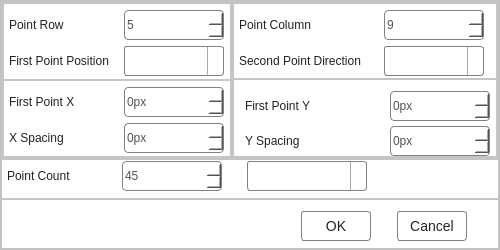
<?xml version="1.0" encoding="UTF-8"?>
<ui version="4.0">
 <class>TPointArrangementUi</class>
 <widget class="QWidget" name="TPointArrangementUi">
  <property name="geometry">
   <rect>
    <x>0</x>
    <y>0</y>
    <width>500</width>
    <height>250</height>
   </rect>
  </property>
  <property name="minimumSize">
   <size>
    <width>500</width>
    <height>250</height>
   </size>
  </property>
  <property name="maximumSize">
   <size>
    <width>550</width>
    <height>300</height>
   </size>
  </property>
  <property name="windowTitle">
   <string>Arrangement</string>
  </property>
  <layout class="QGridLayout" name="gridLayout">
   <property name="leftMargin">
    <number>0</number>
   </property>
   <property name="topMargin">
    <number>0</number>
   </property>
   <property name="rightMargin">
    <number>0</number>
   </property>
   <property name="bottomMargin">
    <number>0</number>
   </property>
   <item row="0" column="0">
    <widget class="QFrame" name="borderFrame">
     <property name="styleSheet">
      <string notr="true">QFrame#borderFrame{
background-color: rgba(250, 250, 250);
}
QFrame#topFrame{
background-color:rgba(250, 250, 250);
border-top:6px solid qlineargradient(spread:pad, x1:0, y1:0, x2:1, y2:0, stop:0 rgba(0, 173, 239, 255), stop:1 rgba(0, 173, 239, 50));
border-bottom:1px solid gray;
}
QFrame#bottomFrame{
background-color:rgba(245, 245, 245);
border:0px;
}
QFrame#worktypebtnFrame{
background-color:rgba(245, 245, 245);
border:0px;
}
QFrame#changebtnFrame{
background:transparent;
border:0px;
}


QLabel{
color: rgba(34, 34, 34,255);
font: 12px;
font-family: &quot;Microsoft YaHei&quot;;
background:transparent;
}
QLabel#namelbl{
color: rgba(34, 34, 34,255);
font: 20px;
font-family: &quot;Microsoft YaHei&quot;;
background:transparent;
}


QLabel#statusLbl,
QLabel#companyLbl{
color: rgba(34, 34, 34,255);
font: 12px;
font-family: &quot;Microsoft YaHei&quot;;
background:transparent;
border:1px solid gray;
}



QWidget{
background-color: rgba(255, 255, 255);
}

QPushButton{border:1px solid gray;border-radius:3px;background:white;color:rgba(34, 34, 34, 255);font: 14px;font-family:&quot;Microsoft YaHei&quot;;}
QPushButton:hover{border:1px solid rgb(0, 173, 239);color:rgb(0, 173, 239);}
QPushButton:pressed{border:1px solid rgb(0, 173, 239);color:rgb(0, 173, 239);}
QPushButton:!enabled{border:1px solid gray;color:gray;}

QPushButton#closeBtn{border:none;background:transparent;image: url(:/Dialog/close_reset);}
QPushButton#closeBtn:hover{border:none;background-color: rgba(255, 0, 0, 200);}
QPushButton#closeBtn:pressed{border:none;background-color: rgba(255, 0,0, 200);}

QPushButton#maximizeBtn{border:none;background:transparent;image: url(:/Dialog/max);}
QPushButton#maximizeBtn:hover{border:none;background-color: rgba(0, 173, 239, 100);}
QPushButton#maximizeBtn:pressed{border:none;background-color: rgba(0, 173, 239, 200);}

QPushButton#minimizeBtn{border:none;background:transparent;image: url(:/Dialog/min);}
QPushButton#minimizeBtn:hover{border:none;background-color: rgba(0, 173, 239, 100);}
QPushButton#minimizeBtn:pressed{border:none;background-color: rgba(0, 173, 239, 200);}

QCheckBox{color: rgb(34, 34, 34);font: 12px; font-family: &quot;Microsoft YaHei&quot;;}
QCheckBox::indicator{width:20px;height:20px;}
QCheckBox::indicator:unchecked{image:url(:/Dialog/unchecked);}
QCheckBox::indicator:unchecked:hover{image:url(:/Dialog/unchecked);}
QCheckBox::indicator:unchecked:pressed{image:url(:/Dialog/checked);}
QCheckBox::indicator:checked{image: url(:/Dialog/checked);}
QCheckBox::indicator:checked:hover{image: url(:/Dialog/checked);}
QCheckBox::indicator:checked:pressed{image: url(:/Dialog/unchecked);}
QCheckBox::indicator:indeterminate:pressed{image: url(:/Dialog/checked);}

QGroupBox{color: rgb(34, 34, 34);font: 12px; font-family: &quot;Microsoft YaHei&quot;;border: 1px solid gray; border-radius: 4px;}
QGroupBox::indicator{width:20px;height:20px;}
QGroupBox::indicator:unchecked{image:url(:/Dialog/unchecked);}
QGroupBox::indicator:unchecked:hover{image:url(:/Dialog/unchecked);}
QGroupBox::indicator:unchecked:pressed{image:url(:/Dialog/checked);}
QGroupBox::indicator:checked{image: url(:/Dialog/checked);}
QGroupBox::indicator:checked:hover{image: url(:/Dialog/checked);}
QGroupBox::indicator:checked:pressed{image: url(:/Dialog/unchecked);}
QGroupBox::indicator:indeterminate:pressed{image: url(:/Dialog/checked);}

QRadioButton{color: rgb(34, 34, 34);font: 12px; font-family: &quot;Microsoft YaHei&quot;;}
QRadioButton::indicator{width:20px;height:20px;}
QRadioButton::indicator:unchecked{image:url(:/Dialog/unchecked);}
QRadioButton::indicator:unchecked:hover{image:url(:/Dialog/unchecked);}
QRadioButton::indicator:unchecked:pressed{image:url(:/Dialog/checked);}
QRadioButton::indicator:checked{image: url(:/Dialog/checked);}
QRadioButton::indicator:checked:hover{image: url(:/Dialog/checked);}
QRadioButton::indicator:checked:pressed{image: url(:/Dialog/unchecked);}
QRadioButton::indicator:indeterminate:pressed{image: url(:/Dialog/checked);}

QLineEdit{border:1px solid gray;border-radius:3px;color: rgba(34, 34, 34,200);font: 12px;font-family: &quot;Microsoft YaHei&quot;;background:white;}
QLineEdit:hover{border:1px solid rgb(0,173,239);}
QLineEdit:read-only{border:1px solid gray;color:gray;background:rgba(230, 230, 230, 230)}
QTextEdit{border:1px solid gray;color: rgba(34, 34, 34,200);font: 14px;font-family: &quot;Microsoft YaHei&quot;;background:white;}

QComboBox{border:1px solid gray;border-radius:3px;padding:1px 18px 1px 3px;color: rgba(34, 34, 34,200);font: 12px;font-family: &quot;Microsoft YaHei&quot;;background:white;}
QComboBox:hover{border:1px solid rgb(0,173,239);}
QComboBox:editable{border:1px solid gray;border-radius:3px;padding:1px 18px 1px 3px;color: rgba(34, 34, 34,200);font: 12px;font-family: &quot;Microsoft YaHei&quot;;background:white;}
QComboBox::drop-down{width:15px;border-left-width:1px;border-left-color:darkgray;border-left-style:solid;border-top-right-radius:3px;border-bottom-right-radius:3px;}
QComboBox::down-arrow{ image:url(:/Dialog/arrowdown_reset);}
QComboBox::down-arrow:on{top:1px;left:1px;}
QComboBox QAbstractItemView{color: rgb(34, 34, 34);font: 14px;font-family:&quot;Microsoft YaHei&quot;;outline: 0px;}

QSpinBox {border-radius: 4px;border:1px solid gray;color: rgba(34, 34, 34,200);font: 12px; font-family: &quot;Microsoft YaHei&quot;;}
QSpinBox::up-button {;subcontrol-position:right;image: url(:/Dialog/up_right);width:12px;height:20px;}
QSpinBox::up-button:hover{subcontrol-position:right;image: url(:/Dialog/pushed_right);width:12px;height:20px;}
QSpinBox::up-button:pressed{subcontrol-position:right;image: url(:/Dialog/pushed_right);width:12px;height:20px;}
QSpinBox::down-button {subcontrol-position:left;image: url(:/Dialog/up_left);width:12px;height:20px;}
QSpinBox::down-button:hover {subcontrol-position:left;image: url(:/Dialog/pushed_left);width:12px;height:20px;}
QSpinBox::down-button:pressed {subcontrol-position:left;image: url(:/Dialog/pushed_left);width:12px;height:20px;}
QDoubleSpinBox {border-radius: 4px;border:1px solid gray;color: rgba(34, 34, 34,200);font: 12px; font-family: &quot;Microsoft YaHei&quot;;}

QDoubleSpinBox::up-button {;subcontrol-position:right;image: url(:/Dialog/up_right);width:12px;height:20px;}
QDoubleSpinBox::up-button:hover{subcontrol-position:right;image: url(:/Dialog/pushed_right);width:12px;height:20px;}
QDoubleSpinBox::up-button:pressed{subcontrol-position:right;image: url(:/Dialog/pushed_right);width:12px;height:20px;}
QDoubleSpinBox::down-button {subcontrol-position:left;image: url(:/Dialog/up_left);width:12px;height:20px;}
QDoubleSpinBox::down-button:hover {subcontrol-position:left;image: url(:/Dialog/pushed_left);width:12px;height:20px;}
QDoubleSpinBox::down-button:pressed {subcontrol-position:left;image: url(:/Dialog/pushed_left);width:12px;height:20px;}

QDateTimeEdit {border-radius: 4px;border:1px solid gray;color: rgba(34, 34, 34,200);font: 14px; font-family: &quot;Microsoft YaHei&quot;;}
QDateTimeEdit:hover{border:1px solid rgb(0,173,239);}
QDateTimeEdit::drop-down{width:25px;border-left-width:1px;border-left-color:darkgray;border-left-style:solid;border-top-right-radius:3px;border-bottom-right-radius:3px;}
QDateTimeEdit::down-arrow{ image:url(:/Dialog/cal);}
QCalendarWidget QMenu{width:80px;left:10px;}
QCalendarWidget QToolButton{height:18px;}
QCalendarWidget QToolButton:hover{border-radius: 0px;color: rgba(34, 34, 34,255);}
QCalendarWidget QWidget#qt_calendarview{background:rgba(255, 255, 255, 230);border:0px;}
QCalendarWidget QAbstractItemView{selection-background-color:rgb(0, 173, 239);}


QScrollArea{border:none;background-color: transparent;border: 1px solid gray;}
QScrollBar::vertical{width:8px;background: transparent;margin:0px, 0px, 0px, 0px;padding-top:0px;padding-bottom:0px;}
QScrollBar::handle:vertical{width:8px;background:rgba(200, 200, 200);}
QScrollBar::handle:vertical:hover{width:16px;background:rgba(0, 173, 239);}
QScrollBar::add-line:vertical{height:0px;width:0px;background:transparent;subcontrol-position:width;subcontrol-origin:margin;}
QScrollBar::sub-line:vertical{height:0px; width:0px;background:transparent;subcontrol-position:top;subcontrol-origin:margin;}
QScrollBar::add-line:vertical:hover{height:0px; width:0px;background: transparent;subcontrol-position:width;subcontrol-origin:margin;}
QScrollBar::sub-line:vertical:hover{height:0px; width:0px;background: transparent;subcontrol-position:top;subcontrol-origin:margin;}
QScrollBar::add-page:vertical,QScrollBar::sub-page:vertical{background:none;}

QScrollBar::horizontal{height:8px;background: transparent;margin:0px, 0px, 0px, 0px;padding-top:0px;padding-bottom:0px;}
QScrollBar::handle:horizontal{height:8px;background:rgb(200, 200, 200);}
QScrollBar::handle:horizontal:hover{height:16px;background:rgb(0, 173, 239);}
QScrollBar::add-line:horizontal{height:0px;width:0px;background:transparent;subcontrol-position:width;subcontrol-origin:margin;}
QScrollBar::sub-line:horizontal{height:0px; width:0px;background: transparent;subcontrol-position:top;subcontrol-origin:margin;}
QScrollBar::add-line:horizontal:hover{height:0px; width:0px;background: transparent;subcontrol-position:width;subcontrol-origin:margin;}
QScrollBar::sub-line:horizontal:hover{height:0px; width:0px;background: transparent;subcontrol-position:top;subcontrol-origin:margin;}
QScrollBar::add-page:horizontal,QScrollBar::sub-page:horizontal{background:none;}

QHeaderView{background:rgb(245, 245, 245);font: 14px;font-family:&quot;Microsoft YaHei&quot;;}
QHeaderView::section{background:transparent;}

QTabWidget{
border:1px solid gray;background:rgba(255, 255,255,255);
}
QTabWidget::pane {
border:1px solid gray;background:rgba(240, 240,240,255);}

QTabBar::tab{
width:80px;height:30px;
background:rgba(255, 255,255,255);
border-bottom:4px solid rgba(255, 255,255,255);
color: rgba(34, 34, 34,255);
font: 14px;font-family: &quot;Microsoft YaHei&quot;;
}
QTabBar::tab:selected{
border-bottom:4px solid rgba(0, 173, 239,255);
}
QTabBar::tab:selected:hover{
border-bottom:4px solid rgba(0, 173, 239,150);
}
QTabBar::tab:!selected{
border: none;
border-bottom:4px solid rgba(230, 230,230,255);
}

QToolBox{
color: rgba(34, 34, 34,255);
font: 14px;
font-family: &quot;Microsoft YaHei&quot;;

}
QToolBox::tab {
color: rgba(34, 34, 34,255);
font: 14px;
font-family: &quot;Microsoft YaHei&quot;;
border-top:4px solid rgba(245, 245, 245);
}

QToolBox::tab:selected{
color: rgba(34, 34, 34,255);
font: 14px;
font-family: &quot;Microsoft YaHei&quot;;
background:rgba(250, 250, 250);
border-top:4px solid qlineargradient(spread:pad, x1:0, y1:0, x2:1, y2:0, stop:0 rgba(0, 173, 239, 255), stop:1 rgba(0, 173, 239, 50));
}

QProgressBar{
border: 1px solid grey;
background:transparent;
}

QProgressBar::chunk {
background-color: rgba(0, 173, 239, 255);
width: 20px;
}

QProgressBar {
text-align: center;
color: rgba(34, 34, 34,255);
font: 14px;font-family: &quot;Microsoft YaHei&quot;;
}


</string>
     </property>
     <property name="frameShape">
      <enum>QFrame::StyledPanel</enum>
     </property>
     <property name="frameShadow">
      <enum>QFrame::Raised</enum>
     </property>
     <layout class="QGridLayout" name="gridLayout_2">
      <property name="leftMargin">
       <number>0</number>
      </property>
      <property name="topMargin">
       <number>0</number>
      </property>
      <property name="rightMargin">
       <number>0</number>
      </property>
      <property name="bottomMargin">
       <number>0</number>
      </property>
      <property name="spacing">
       <number>0</number>
      </property>
      <item row="2" column="0">
       <widget class="QFrame" name="pointCountFrame">
        <property name="minimumSize">
         <size>
          <width>0</width>
          <height>40</height>
         </size>
        </property>
        <property name="maximumSize">
         <size>
          <width>16777215</width>
          <height>40</height>
         </size>
        </property>
        <property name="frameShape">
         <enum>QFrame::StyledPanel</enum>
        </property>
        <property name="frameShadow">
         <enum>QFrame::Raised</enum>
        </property>
        <layout class="QGridLayout" name="gridLayout_7">
         <property name="leftMargin">
          <number>5</number>
         </property>
         <property name="topMargin">
          <number>0</number>
         </property>
         <property name="rightMargin">
          <number>5</number>
         </property>
         <property name="bottomMargin">
          <number>5</number>
         </property>
         <property name="spacing">
          <number>5</number>
         </property>
         <item row="0" column="1">
          <widget class="QSpinBox" name="pointCountSBox">
           <property name="minimumSize">
            <size>
             <width>100</width>
             <height>30</height>
            </size>
           </property>
           <property name="maximumSize">
            <size>
             <width>100</width>
             <height>30</height>
            </size>
           </property>
           <property name="minimum">
            <number>1</number>
           </property>
           <property name="value">
            <number>45</number>
           </property>
          </widget>
         </item>
         <item row="0" column="4">
          <spacer name="horizontalSpacer_3">
           <property name="orientation">
            <enum>Qt::Horizontal</enum>
           </property>
           <property name="sizeHint" stdset="0">
            <size>
             <width>40</width>
             <height>20</height>
            </size>
           </property>
          </spacer>
         </item>
         <item row="0" column="3">
          <widget class="QComboBox" name="lineFeedWayBox">
           <property name="minimumSize">
            <size>
             <width>120</width>
             <height>30</height>
            </size>
           </property>
           <property name="maximumSize">
            <size>
             <width>120</width>
             <height>30</height>
            </size>
           </property>
          </widget>
         </item>
         <item row="0" column="0">
          <widget class="QLabel" name="pointCountLbl">
           <property name="minimumSize">
            <size>
             <width>110</width>
             <height>30</height>
            </size>
           </property>
           <property name="maximumSize">
            <size>
             <width>110</width>
             <height>30</height>
            </size>
           </property>
           <property name="toolTip">
            <string>点位总数</string>
           </property>
           <property name="text">
            <string>Point Count</string>
           </property>
          </widget>
         </item>
         <item row="0" column="2">
          <spacer name="horizontalSpacer_7">
           <property name="orientation">
            <enum>Qt::Horizontal</enum>
           </property>
           <property name="sizeType">
            <enum>QSizePolicy::Fixed</enum>
           </property>
           <property name="sizeHint" stdset="0">
            <size>
             <width>20</width>
             <height>20</height>
            </size>
           </property>
          </spacer>
         </item>
        </layout>
       </widget>
      </item>
      <item row="1" column="0">
       <widget class="QFrame" name="inputFrame">
        <property name="frameShape">
         <enum>QFrame::StyledPanel</enum>
        </property>
        <property name="frameShadow">
         <enum>QFrame::Raised</enum>
        </property>
        <layout class="QGridLayout" name="gridLayout_4">
         <property name="leftMargin">
          <number>0</number>
         </property>
         <property name="topMargin">
          <number>0</number>
         </property>
         <property name="rightMargin">
          <number>0</number>
         </property>
         <property name="bottomMargin">
          <number>0</number>
         </property>
         <property name="horizontalSpacing">
          <number>0</number>
         </property>
         <item row="0" column="1">
          <widget class="QFrame" name="rightInputFrame">
           <property name="frameShape">
            <enum>QFrame::StyledPanel</enum>
           </property>
           <property name="frameShadow">
            <enum>QFrame::Raised</enum>
           </property>
           <layout class="QGridLayout" name="gridLayout_6">
            <property name="leftMargin">
             <number>0</number>
            </property>
            <property name="topMargin">
             <number>0</number>
            </property>
            <property name="rightMargin">
             <number>0</number>
            </property>
            <property name="bottomMargin">
             <number>0</number>
            </property>
            <property name="spacing">
             <number>0</number>
            </property>
            <item row="0" column="0" colspan="2">
             <widget class="QFrame" name="rightFixedInputFrame">
              <property name="frameShape">
               <enum>QFrame::StyledPanel</enum>
              </property>
              <property name="frameShadow">
               <enum>QFrame::Raised</enum>
              </property>
              <layout class="QGridLayout" name="gridLayout_10">
               <property name="leftMargin">
                <number>5</number>
               </property>
               <property name="topMargin">
                <number>5</number>
               </property>
               <property name="rightMargin">
                <number>5</number>
               </property>
               <property name="bottomMargin">
                <number>0</number>
               </property>
               <property name="spacing">
                <number>5</number>
               </property>
               <item row="0" column="0">
                <widget class="QLabel" name="pointColumnLbl">
                 <property name="minimumSize">
                  <size>
                   <width>140</width>
                   <height>30</height>
                  </size>
                 </property>
                 <property name="maximumSize">
                  <size>
                   <width>140</width>
                   <height>30</height>
                  </size>
                 </property>
                 <property name="toolTip">
                  <string>点列数</string>
                 </property>
                 <property name="text">
                  <string>Point Column</string>
                 </property>
                </widget>
               </item>
               <item row="1" column="1">
                <widget class="QComboBox" name="secondPointDirectionCombBox">
                 <property name="minimumSize">
                  <size>
                   <width>100</width>
                   <height>30</height>
                  </size>
                 </property>
                 <property name="maximumSize">
                  <size>
                   <width>100</width>
                   <height>30</height>
                  </size>
                 </property>
                 <property name="editable">
                  <bool>false</bool>
                 </property>
                </widget>
               </item>
               <item row="1" column="0">
                <widget class="QLabel" name="secondPointDirectionLbl">
                 <property name="minimumSize">
                  <size>
                   <width>140</width>
                   <height>30</height>
                  </size>
                 </property>
                 <property name="maximumSize">
                  <size>
                   <width>140</width>
                   <height>30</height>
                  </size>
                 </property>
                 <property name="toolTip">
                  <string extracomment="第二个点位相对于第一个点位的方向">第二个点相对第一个点的方向</string>
                 </property>
                 <property name="text">
                  <string>Second Point Direction</string>
                 </property>
                </widget>
               </item>
               <item row="0" column="1">
                <widget class="QSpinBox" name="pointColumnSBox">
                 <property name="minimumSize">
                  <size>
                   <width>100</width>
                   <height>30</height>
                  </size>
                 </property>
                 <property name="maximumSize">
                  <size>
                   <width>100</width>
                   <height>30</height>
                  </size>
                 </property>
                 <property name="minimum">
                  <number>1</number>
                 </property>
                 <property name="value">
                  <number>9</number>
                 </property>
                </widget>
               </item>
               <item row="0" column="2">
                <spacer name="horizontalSpacer_9">
                 <property name="orientation">
                  <enum>Qt::Horizontal</enum>
                 </property>
                 <property name="sizeHint" stdset="0">
                  <size>
                   <width>40</width>
                   <height>20</height>
                  </size>
                 </property>
                </spacer>
               </item>
               <item row="1" column="2">
                <spacer name="horizontalSpacer_10">
                 <property name="orientation">
                  <enum>Qt::Horizontal</enum>
                 </property>
                 <property name="sizeHint" stdset="0">
                  <size>
                   <width>40</width>
                   <height>20</height>
                  </size>
                 </property>
                </spacer>
               </item>
              </layout>
             </widget>
            </item>
            <item row="1" column="0" colspan="2">
             <widget class="QFrame" name="rightNonFixedInputFrame">
              <property name="frameShape">
               <enum>QFrame::StyledPanel</enum>
              </property>
              <property name="frameShadow">
               <enum>QFrame::Raised</enum>
              </property>
              <layout class="QGridLayout" name="gridLayout_11">
               <property name="rightMargin">
                <number>5</number>
               </property>
               <property name="bottomMargin">
                <number>0</number>
               </property>
               <property name="spacing">
                <number>5</number>
               </property>
               <item row="0" column="0">
                <widget class="QLabel" name="firstPointYLbl">
                 <property name="minimumSize">
                  <size>
                   <width>140</width>
                   <height>30</height>
                  </size>
                 </property>
                 <property name="maximumSize">
                  <size>
                   <width>140</width>
                   <height>30</height>
                  </size>
                 </property>
                 <property name="toolTip">
                  <string>第一个点Y坐标</string>
                 </property>
                 <property name="text">
                  <string>First Point Y</string>
                 </property>
                </widget>
               </item>
               <item row="0" column="1">
                <widget class="QSpinBox" name="firstPointYSBox">
                 <property name="minimumSize">
                  <size>
                   <width>100</width>
                   <height>30</height>
                  </size>
                 </property>
                 <property name="maximumSize">
                  <size>
                   <width>100</width>
                   <height>30</height>
                  </size>
                 </property>
                 <property name="suffix">
                  <string>px</string>
                 </property>
                 <property name="maximum">
                  <number>20000</number>
                 </property>
                </widget>
               </item>
               <item row="0" column="2">
                <spacer name="horizontalSpacer_11">
                 <property name="orientation">
                  <enum>Qt::Horizontal</enum>
                 </property>
                 <property name="sizeHint" stdset="0">
                  <size>
                   <width>40</width>
                   <height>20</height>
                  </size>
                 </property>
                </spacer>
               </item>
               <item row="1" column="0">
                <widget class="QLabel" name="ySpacingLbl">
                 <property name="minimumSize">
                  <size>
                   <width>140</width>
                   <height>30</height>
                  </size>
                 </property>
                 <property name="maximumSize">
                  <size>
                   <width>140</width>
                   <height>30</height>
                  </size>
                 </property>
                 <property name="toolTip">
                  <string extracomment="点之间Y轴间距,短轴(纵向)为X轴">Y方向点间距</string>
                 </property>
                 <property name="text">
                  <string>Y Spacing</string>
                 </property>
                </widget>
               </item>
               <item row="1" column="1">
                <widget class="QSpinBox" name="ySpacingSBox">
                 <property name="minimumSize">
                  <size>
                   <width>100</width>
                   <height>30</height>
                  </size>
                 </property>
                 <property name="maximumSize">
                  <size>
                   <width>100</width>
                   <height>30</height>
                  </size>
                 </property>
                 <property name="suffix">
                  <string>px</string>
                 </property>
                 <property name="maximum">
                  <number>10000</number>
                 </property>
                </widget>
               </item>
               <item row="1" column="2">
                <spacer name="horizontalSpacer_13">
                 <property name="orientation">
                  <enum>Qt::Horizontal</enum>
                 </property>
                 <property name="sizeHint" stdset="0">
                  <size>
                   <width>40</width>
                   <height>20</height>
                  </size>
                 </property>
                </spacer>
               </item>
              </layout>
             </widget>
            </item>
           </layout>
          </widget>
         </item>
         <item row="0" column="0">
          <widget class="QFrame" name="leftInputFrame">
           <property name="frameShape">
            <enum>QFrame::StyledPanel</enum>
           </property>
           <property name="frameShadow">
            <enum>QFrame::Raised</enum>
           </property>
           <layout class="QGridLayout" name="gridLayout_5">
            <property name="leftMargin">
             <number>0</number>
            </property>
            <property name="topMargin">
             <number>0</number>
            </property>
            <property name="rightMargin">
             <number>0</number>
            </property>
            <property name="bottomMargin">
             <number>0</number>
            </property>
            <property name="spacing">
             <number>0</number>
            </property>
            <item row="1" column="0" colspan="2">
             <widget class="QFrame" name="leftNonFixedFrame">
              <property name="frameShape">
               <enum>QFrame::StyledPanel</enum>
              </property>
              <property name="frameShadow">
               <enum>QFrame::Raised</enum>
              </property>
              <layout class="QGridLayout" name="gridLayout_9">
               <property name="leftMargin">
                <number>5</number>
               </property>
               <property name="topMargin">
                <number>5</number>
               </property>
               <property name="rightMargin">
                <number>5</number>
               </property>
               <property name="bottomMargin">
                <number>0</number>
               </property>
               <property name="spacing">
                <number>5</number>
               </property>
               <item row="2" column="1">
                <widget class="QSpinBox" name="xSpacingSBox">
                 <property name="minimumSize">
                  <size>
                   <width>100</width>
                   <height>30</height>
                  </size>
                 </property>
                 <property name="maximumSize">
                  <size>
                   <width>100</width>
                   <height>30</height>
                  </size>
                 </property>
                 <property name="suffix">
                  <string>px</string>
                 </property>
                 <property name="maximum">
                  <number>10000</number>
                 </property>
                </widget>
               </item>
               <item row="2" column="0">
                <widget class="QLabel" name="xSpacingLbl">
                 <property name="minimumSize">
                  <size>
                   <width>110</width>
                   <height>30</height>
                  </size>
                 </property>
                 <property name="maximumSize">
                  <size>
                   <width>110</width>
                   <height>30</height>
                  </size>
                 </property>
                 <property name="toolTip">
                  <string extracomment="点之间X轴间距,长轴(横向)为X轴">X方向点间距</string>
                 </property>
                 <property name="text">
                  <string>X Spacing</string>
                 </property>
                </widget>
               </item>
               <item row="0" column="0">
                <widget class="QLabel" name="firstPointXLbl">
                 <property name="minimumSize">
                  <size>
                   <width>110</width>
                   <height>30</height>
                  </size>
                 </property>
                 <property name="maximumSize">
                  <size>
                   <width>110</width>
                   <height>30</height>
                  </size>
                 </property>
                 <property name="toolTip">
                  <string extracomment="第一个点的X轴坐标">第一个点X坐标</string>
                 </property>
                 <property name="text">
                  <string>First Point X</string>
                 </property>
                </widget>
               </item>
               <item row="0" column="1">
                <widget class="QSpinBox" name="firstPointXSBox">
                 <property name="minimumSize">
                  <size>
                   <width>100</width>
                   <height>30</height>
                  </size>
                 </property>
                 <property name="maximumSize">
                  <size>
                   <width>100</width>
                   <height>30</height>
                  </size>
                 </property>
                 <property name="suffix">
                  <string>px</string>
                 </property>
                 <property name="maximum">
                  <number>20000</number>
                 </property>
                </widget>
               </item>
               <item row="0" column="2">
                <spacer name="horizontalSpacer_8">
                 <property name="orientation">
                  <enum>Qt::Horizontal</enum>
                 </property>
                 <property name="sizeHint" stdset="0">
                  <size>
                   <width>40</width>
                   <height>20</height>
                  </size>
                 </property>
                </spacer>
               </item>
               <item row="2" column="2">
                <spacer name="horizontalSpacer_6">
                 <property name="orientation">
                  <enum>Qt::Horizontal</enum>
                 </property>
                 <property name="sizeHint" stdset="0">
                  <size>
                   <width>40</width>
                   <height>20</height>
                  </size>
                 </property>
                </spacer>
               </item>
              </layout>
             </widget>
            </item>
            <item row="0" column="0" colspan="2">
             <widget class="QFrame" name="leftFixedFrame">
              <property name="frameShape">
               <enum>QFrame::StyledPanel</enum>
              </property>
              <property name="frameShadow">
               <enum>QFrame::Raised</enum>
              </property>
              <layout class="QGridLayout" name="gridLayout_8">
               <property name="leftMargin">
                <number>5</number>
               </property>
               <property name="topMargin">
                <number>5</number>
               </property>
               <property name="rightMargin">
                <number>5</number>
               </property>
               <property name="bottomMargin">
                <number>0</number>
               </property>
               <property name="spacing">
                <number>5</number>
               </property>
               <item row="0" column="0">
                <widget class="QLabel" name="pointRowLbl">
                 <property name="minimumSize">
                  <size>
                   <width>110</width>
                   <height>30</height>
                  </size>
                 </property>
                 <property name="maximumSize">
                  <size>
                   <width>110</width>
                   <height>30</height>
                  </size>
                 </property>
                 <property name="toolTip">
                  <string>点行数</string>
                 </property>
                 <property name="text">
                  <string>Point Row</string>
                 </property>
                </widget>
               </item>
               <item row="2" column="1">
                <widget class="QComboBox" name="firstPointPositionCombBox">
                 <property name="minimumSize">
                  <size>
                   <width>100</width>
                   <height>30</height>
                  </size>
                 </property>
                 <property name="maximumSize">
                  <size>
                   <width>100</width>
                   <height>30</height>
                  </size>
                 </property>
                 <property name="editable">
                  <bool>false</bool>
                 </property>
                 <property name="currentText">
                  <string/>
                 </property>
                </widget>
               </item>
               <item row="2" column="0">
                <widget class="QLabel" name="firstPointPositionLbl">
                 <property name="minimumSize">
                  <size>
                   <width>110</width>
                   <height>30</height>
                  </size>
                 </property>
                 <property name="maximumSize">
                  <size>
                   <width>110</width>
                   <height>30</height>
                  </size>
                 </property>
                 <property name="toolTip">
                  <string extracomment="第一个点位的位置">初始点位置</string>
                 </property>
                 <property name="text">
                  <string>First Point Position</string>
                 </property>
                </widget>
               </item>
               <item row="0" column="1">
                <widget class="QSpinBox" name="pointRowSBox">
                 <property name="minimumSize">
                  <size>
                   <width>100</width>
                   <height>30</height>
                  </size>
                 </property>
                 <property name="maximumSize">
                  <size>
                   <width>100</width>
                   <height>30</height>
                  </size>
                 </property>
                 <property name="minimum">
                  <number>1</number>
                 </property>
                 <property name="value">
                  <number>5</number>
                 </property>
                </widget>
               </item>
               <item row="0" column="2">
                <spacer name="horizontalSpacer_4">
                 <property name="orientation">
                  <enum>Qt::Horizontal</enum>
                 </property>
                 <property name="sizeHint" stdset="0">
                  <size>
                   <width>40</width>
                   <height>20</height>
                  </size>
                 </property>
                </spacer>
               </item>
               <item row="2" column="2">
                <spacer name="horizontalSpacer_5">
                 <property name="orientation">
                  <enum>Qt::Horizontal</enum>
                 </property>
                 <property name="sizeHint" stdset="0">
                  <size>
                   <width>40</width>
                   <height>20</height>
                  </size>
                 </property>
                </spacer>
               </item>
              </layout>
             </widget>
            </item>
           </layout>
          </widget>
         </item>
        </layout>
       </widget>
      </item>
      <item row="3" column="0">
       <widget class="QFrame" name="btnFrame">
        <property name="minimumSize">
         <size>
          <width>0</width>
          <height>50</height>
         </size>
        </property>
        <property name="maximumSize">
         <size>
          <width>16777215</width>
          <height>50</height>
         </size>
        </property>
        <property name="frameShape">
         <enum>QFrame::StyledPanel</enum>
        </property>
        <property name="frameShadow">
         <enum>QFrame::Raised</enum>
        </property>
        <layout class="QGridLayout" name="gridLayout_3">
         <item row="0" column="1">
          <widget class="QPushButton" name="okBtn">
           <property name="minimumSize">
            <size>
             <width>70</width>
             <height>30</height>
            </size>
           </property>
           <property name="maximumSize">
            <size>
             <width>70</width>
             <height>30</height>
            </size>
           </property>
           <property name="text">
            <string>OK</string>
           </property>
          </widget>
         </item>
         <item row="0" column="3">
          <widget class="QPushButton" name="cancelBtn">
           <property name="minimumSize">
            <size>
             <width>70</width>
             <height>30</height>
            </size>
           </property>
           <property name="maximumSize">
            <size>
             <width>70</width>
             <height>30</height>
            </size>
           </property>
           <property name="text">
            <string>Cancel</string>
           </property>
          </widget>
         </item>
         <item row="0" column="0">
          <spacer name="horizontalSpacer">
           <property name="orientation">
            <enum>Qt::Horizontal</enum>
           </property>
           <property name="sizeHint" stdset="0">
            <size>
             <width>280</width>
             <height>20</height>
            </size>
           </property>
          </spacer>
         </item>
         <item row="0" column="4">
          <spacer name="horizontalSpacer_2">
           <property name="orientation">
            <enum>Qt::Horizontal</enum>
           </property>
           <property name="sizeType">
            <enum>QSizePolicy::Fixed</enum>
           </property>
           <property name="sizeHint" stdset="0">
            <size>
             <width>20</width>
             <height>20</height>
            </size>
           </property>
          </spacer>
         </item>
         <item row="0" column="2">
          <spacer name="horizontalSpacer_14">
           <property name="orientation">
            <enum>Qt::Horizontal</enum>
           </property>
           <property name="sizeType">
            <enum>QSizePolicy::Fixed</enum>
           </property>
           <property name="sizeHint" stdset="0">
            <size>
             <width>20</width>
             <height>20</height>
            </size>
           </property>
          </spacer>
         </item>
        </layout>
       </widget>
      </item>
     </layout>
    </widget>
   </item>
  </layout>
 </widget>
 <layoutdefault spacing="6" margin="11"/>
 <resources/>
 <connections/>
</ui>
